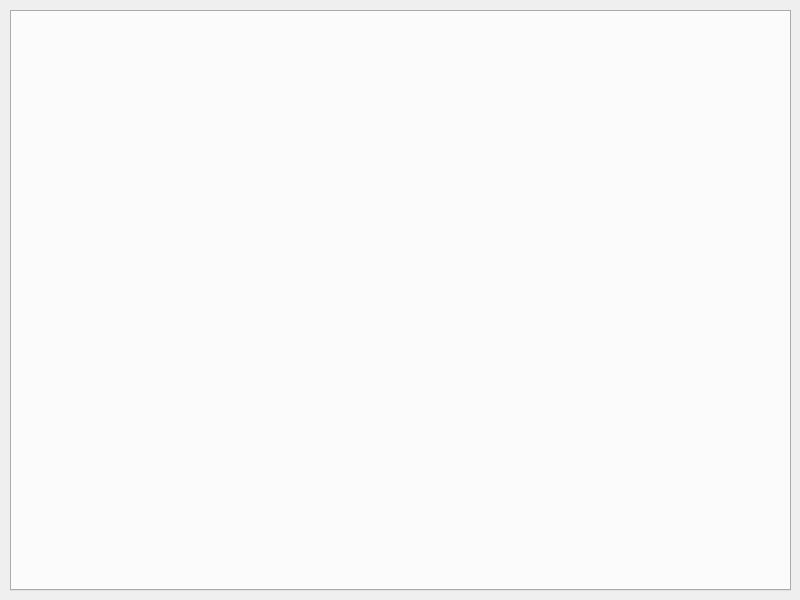
<?xml version="1.0" encoding="UTF-8"?>
<ui version="4.0">
 <class>UserWindow</class>
 <widget class="QWidget" name="UserWindow">
  <property name="geometry">
   <rect>
    <x>0</x>
    <y>0</y>
    <width>800</width>
    <height>600</height>
   </rect>
  </property>
  <property name="windowTitle">
   <string>Form</string>
  </property>
  <widget class="QLabel" name="movieLabel">
   <property name="geometry">
    <rect>
     <x>0</x>
     <y>0</y>
     <width>800</width>
     <height>600</height>
    </rect>
   </property>
   <property name="text">
    <string/>
   </property>
  </widget>
  <widget class="QTabWidget" name="tabWidget">
   <property name="geometry">
    <rect>
     <x>10</x>
     <y>10</y>
     <width>781</width>
     <height>581</height>
    </rect>
   </property>
  </widget>
 </widget>
 <resources/>
 <connections/>
</ui>
